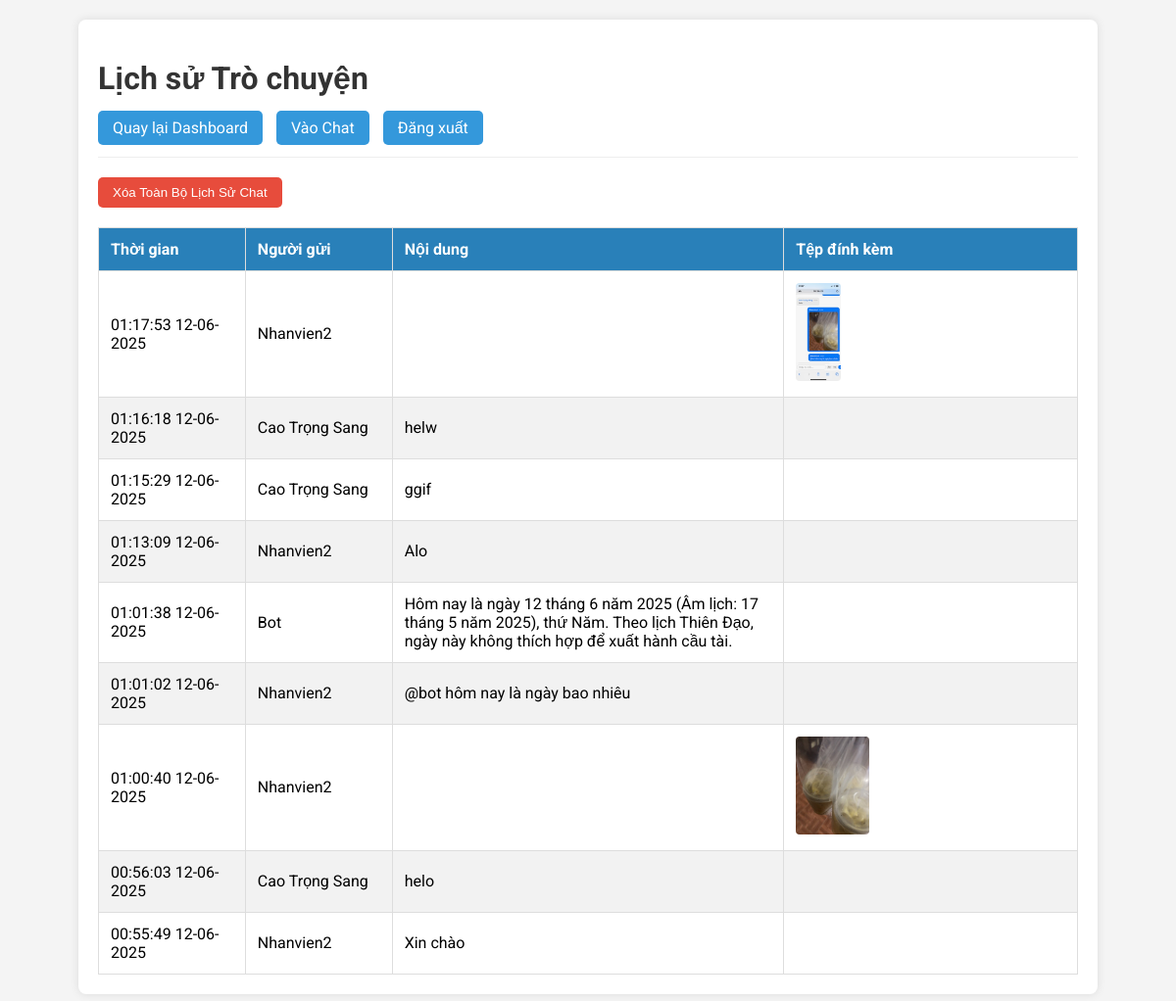
Page /admin/history (signed in) on the committed database.
### tables this page shows
CREATE TABLE chat (
    id INTEGER PRIMARY KEY AUTOINCREMENT,
    username TEXT NOT NULL,
    message TEXT,
    image_path TEXT,
    file_path TEXT,
    timestamp DATETIME DEFAULT CURRENT_TIMESTAMP
);

### app.py (the view)
@app.route('/admin/history')
@admin_required
def chat_history():
    return render_template('chat_history.html', messages=process_messages_timestamps(get_db().execute('SELECT * FROM chat ORDER BY timestamp DESC').fetchall()))

### app.py (called while the page is built)
def get_db():
    if 'db' not in g:
        g.db = sqlite3.connect(app.config['DATABASE'])
        g.db.row_factory = sqlite3.Row
    return g.db

@app.teardown_appcontext
def close_connection(exception):
    db = g.pop('db', None)
    if db is not None: db.close()

def admin_required(f):
    @wraps(f)
    def decorated_function(*args, **kwargs):
        if session.get('role') != 'quanly':
            flash('Bạn không có quyền truy cập trang này.')
            return redirect(url_for('chat'))
        return f(*args, **kwargs)
    return decorated_function

def process_messages_timestamps(raw_messages):
    messages = []
    local_tz = timezone(timedelta(hours=7))
    for msg in raw_messages:
        msg_dict = dict(msg)
        if msg_dict.get('timestamp'):
            try:
                utc_dt_naive = datetime.strptime(msg_dict['timestamp'], '%Y-%m-%d %H:%M:%S')
                utc_dt_aware = utc_dt_naive.replace(tzinfo=timezone.utc)
                local_dt = utc_dt_aware.astimezone(local_tz)
                msg_dict['timestamp'] = local_dt
            except (ValueError, TypeError):
                msg_dict['timestamp'] = None
        messages.append(msg_dict)
    return messages

### templates/chat_history.html (shortened to what this page needs)
<!DOCTYPE html>
<html lang="vi">
<head>
</head>
<body>
    <div class="container">
        <h1>Lịch sử Trò chuyện</h1>
        <div class="nav">
            <a href="{{ url_for('admin') }}">Quay lại Dashboard</a>
            <a href="{{ url_for('chat') }}">Vào Chat</a>
            <a href="{{ url_for('logout') }}">Đăng xuất</a>
        </div>
        <div class="actions">
            <form action="{{ url_for('clear_chat_history') }}" method="POST">
                <button type="submit" onclick="return confirm('Bạn có chắc chắn muốn xóa TOÀN BỘ lịch sử trò chuyện không? Hành động này KHÔNG THỂ hoàn tác.');">
                    Xóa Toàn Bộ Lịch Sử Chat
                </button>
            </form>
        </div>
        <table>
            <thead>
                <tr>
                    <th style="width: 15%;">Thời gian</th>
                    <th style="width: 15%;">Người gửi</th>
                    <th style="width: 40%;">Nội dung</th>
                    <th style="width: 30%;">Tệp đính kèm</th>
                </tr>
            </thead>
            <tbody>
                {% for msg in messages %}
                <tr>
                    <td>{{ msg.timestamp.strftime('%H:%M:%S %d-%m-%Y') if msg.timestamp else '' }}</td>
                    <td>{{ msg.username }}</td>
                    <td>{{ msg.message }}</td>
                    <td>
                        {% if msg.image_path %}<a href="{{ msg.image_path }}" target="_blank"><img src="{{ msg.image_path }}" alt="ảnh" class="thumbnail"></a>{% endif %}
                    </td>
                </tr>
                {% else %}
                <tr><td colspan="4" style="text-align: center;">Chưa có tin nhắn nào.</td></tr>
                {% endfor %}
            </tbody>
        </table>
    </div>
</body>
</html>

### templates/chat_history.html (style rules this page uses)
body { font-family: 'Roboto', sans-serif; background: #f4f4f4; margin: 20px; }
.container { max-width: 1000px; margin: auto; background: white; padding: 20px; border-radius: 8px; box-shadow: 0 0 10px rgba(0,0,0,0.1); }
h1, h2 { color: #333; }
table { width: 100%; border-collapse: collapse; margin-top: 20px; }
th, td { padding: 12px; border: 1px solid #ddd; text-align: left; word-wrap: break-word; }
th { background-color: #2980b9; color: white; }
tr:nth-child(even) { background-color: #f2f2f2; }
.nav { margin-bottom: 20px; }
.nav a, .actions button { text-decoration: none; padding: 8px 15px; color: white; border-radius: 5px; margin-right: 10px; border: none; cursor: pointer; }
.nav a { background: #3498db; }
.actions { margin-top: 20px; border-top: 1px solid #eee; padding-top: 20px; }
.actions button { background-color: #e74c3c; }
img.thumbnail { max-width: 100px; max-height: 100px; border-radius: 4px; }

### rows in the picture
chat: timestamp "01:17:53 12-06-2025", username "Nhanvien2", image_path (picture)
chat: timestamp "01:16:18 12-06-2025", username "Cao Trọng Sang", message "helw"
chat: timestamp "01:15:29 12-06-2025", username "Cao Trọng Sang", message "ggif"
chat: timestamp "01:13:09 12-06-2025", username "Nhanvien2", message "Alo"
chat: timestamp "01:01:38 12-06-2025", username "Bot", message "Hôm nay là ngày 12 tháng 6 năm 2025 (Âm lịch: 17 tháng 5 năm 2025), thứ Năm. Theo lịch Thiên Đạo, ngày này không thích hợp để xuất hành cầu tài."
chat: timestamp "01:01:02 12-06-2025", username "Nhanvien2", message "@bot hôm nay là ngày bao nhiêu"
chat: timestamp "01:00:40 12-06-2025", username "Nhanvien2", image_path (picture)
chat: timestamp "00:56:03 12-06-2025", username "Cao Trọng Sang", message "helo"
chat: timestamp "00:55:49 12-06-2025", username "Nhanvien2", message "Xin chào"
